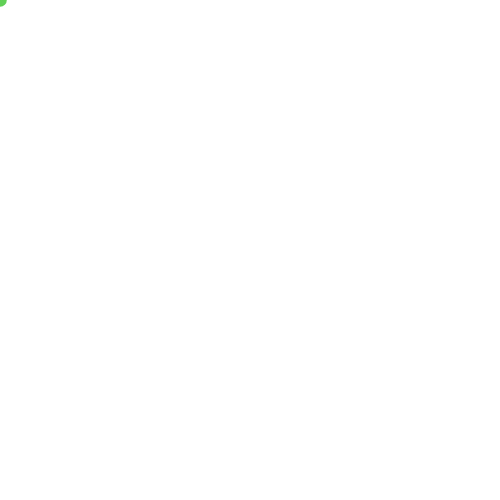
Frame 1 (no input)
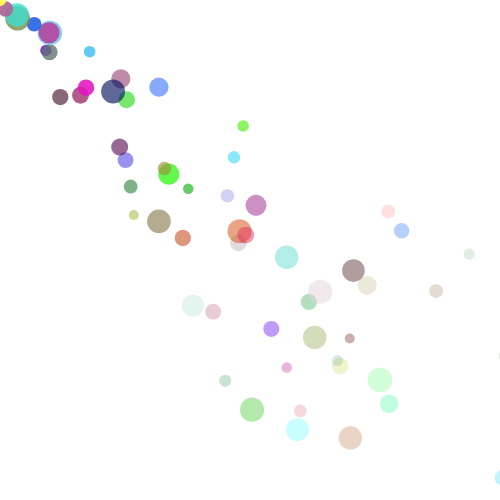
Frame 60 (no input)
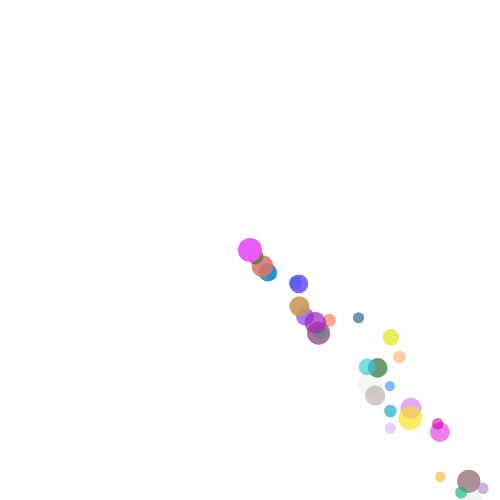
Frame 120 (the mouse pressed at the canvas centre since frame 60)

The p5.js sketch that drew these frames (run headless with seeded random() and noise() and a simulated clock; from frame 60 on, the mouse is pressed at the canvas centre):

// p5.js sketch
// ── sketch.js
let cars = [];

function setup() {
  createCanvas(500, 500);
  noStroke();

  // for (let i = 0; i < 20; i++) {
  //   cars.push(new Car());
  // }
}

function draw() {
  background("white");

  cars.push(new Car()); // spawn car

  for (let i = 0; i < cars.length; i++) {
    cars[i].display();
    cars[i].move();

    if (cars[i].a <= 0) {
      cars.splice(i, 1) ;
    }
  }

  print(cars.length);
}

class Car {
  constructor() {
    // attributes
    this.pos = createVector(mouseX, mouseY);
    this.vel = createVector(random(5, 10), random(5, 10));
    this.a = random(200, 255);
    this.r = random(255) ;
    this.g = random(255) ;
    this.b = random(255) ;
    this.size = random(10, 25) ;
   // this.lifetimer = 5*60 ;
  }

  // methods
  display() {
    fill(this.r, this.g, this.b, this.a);
    ellipse(this.pos.x, this.pos.y, this.size, this.size);
  }

  move() {
    this.pos.add(this.vel);
    this.a -= 3 ;
  //  this.lifetimer-- ;
    // if (this.pos.x > width) this.pos.x = 0;
    // if (this.pos.x < 0) this.pos.x = width;
    // if (this.pos.y > height) this.pos.y = 0;
    // if (this.pos.y < 0) this.pos.y = height;
  }
}
